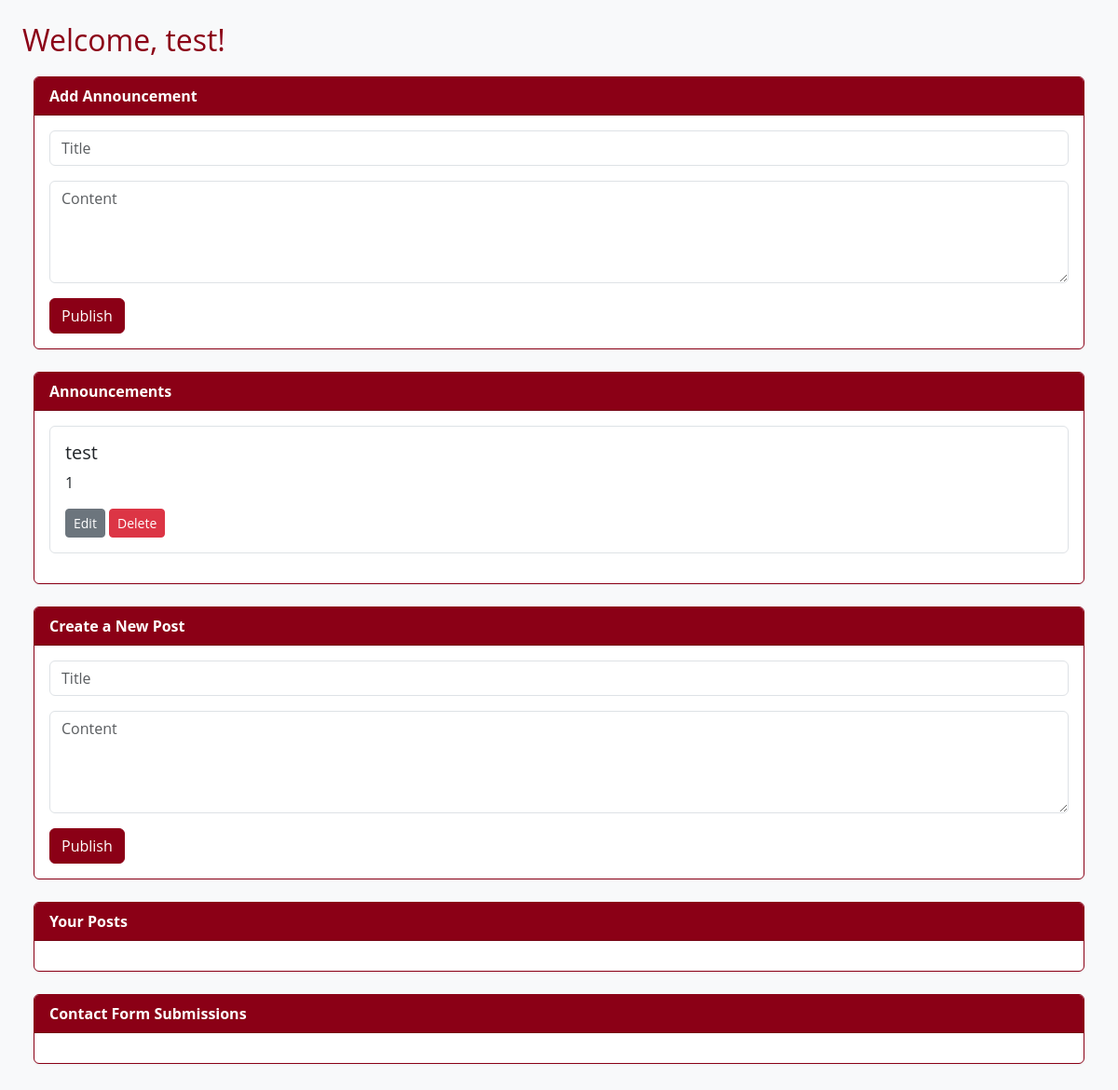
Screenshot of /editor (signed in) with the database file from the repository.
### app.py (models this page shows)
class User(UserMixin, db.Model):
    id = db.Column(db.Integer, primary_key=True)
    username = db.Column(db.String(100), unique=True, nullable=False)
    password = db.Column(db.String(200), nullable=False)
    role = db.Column(db.String(50), nullable=False, default='viewer')

class News(db.Model):
    id = db.Column(db.Integer, primary_key=True)
    title = db.Column(db.String(150), nullable=False)
    content = db.Column(db.Text, nullable=False)
    language = db.Column(db.String(5), default='en')
    title_en = db.Column(db.String(150))
    title_pt = db.Column(db.String(150))
    content_en = db.Column(db.Text)
    content_pt = db.Column(db.Text)

### app.py (the view, shortened to what this page needs)
@app.route('/editor', methods=['GET', 'POST'])
@login_required
def editor():
    if current_user.role != 'editor':
        return "Access denied", 403
    posts = Post.query.filter_by(author_id=current_user.id).order_by(Post.id.desc()).all()
    news_items = News.query.all()
    return render_template('editor.html', posts=posts, news=news_items)

### app.py (called while the page is built)
@login_manager.user_loader
def load_user(user_id):
    return User.query.get(int(user_id))

### templates/editor.html (shortened to what this page needs)
<!DOCTYPE html>
<html lang="en">
<head>
  <link rel="stylesheet" href="https://cdn.jsdelivr.net/npm/bootstrap@5.3.2/dist/css/bootstrap.min.css">
</head>
<body class="p-4">
  <h2>Welcome, {{ current_user.username }}!</h2>
  <div class="container-fluid">
    <div class="row">
      <div class="col-md-12">
        <div class="card mb-4">
          <div class="card-header">Add Announcement</div>
          <div class="card-body">
            <form method="POST" action="/add_news">
              <div class="mb-3">
                <input type="text" name="title" class="form-control" placeholder="Title" required>
              </div>
              <div class="mb-3">
                <textarea name="content" class="form-control" rows="4" placeholder="Content" required></textarea>
              </div>
              <button type="submit" class="btn btn-primary">Publish</button>
            </form>
          </div>
        </div>
        <div class="card mb-4">
          <div class="card-header">Announcements</div>
          <div class="card-body">
            {% for item in news %}
              <div class="border p-3 rounded mb-3">
                <h5>{{ item.title }}</h5>
                <p>{{ item.content }}</p>
                <form action="/edit_news/{{ item.id }}" method="GET" class="d-inline">
                  <button type="submit" class="btn btn-sm btn-secondary">Edit</button>
                </form>
                <form action="/delete_news/{{ item.id }}" method="POST" class="d-inline"
                      onsubmit="return confirm('Delete this news item?')">
                  <button type="submit" class="btn btn-sm btn-danger">Delete</button>
                </form>
              </div>
            {% endfor %}
          </div>
        </div>
        <div class="card mb-4">
          <div class="card-header">Create a New Post</div>
          <div class="card-body">
            <form method="POST" action="/admin">
              <div class="mb-3">
                <input type="text" name="title" class="form-control" placeholder="Title" required>
              </div>
              <div class="mb-3">
                <textarea name="content" class="form-control" rows="4" placeholder="Content" required></textarea>
              </div>
              <button type="submit" class="btn btn-primary">Publish</button>
            </form>
          </div>
        </div>
        <div class="card mb-4">
          <div class="card-header">Your Posts</div>
          <div class="card-body">
          </div>
        </div>
        <div class="card mb-4">
          <div class="card-header">Contact Form Submissions</div>
          <div class="card-body" id="submissionContainer">
          </div>
        </div>
      </div>
    </div>
  </div>
</body>
</html>

### templates/editor.html (style rules this page uses)
body { font-family: "Merriweather", "Open Sans", sans-serif; background-color: #f8f9fa; padding: 40px; }
h2, h3 { color: #8B0016; margin-bottom: 20px; }
.card { border: 1px solid #8B0016; border-radius: 6px; box-shadow: 0 1px 2px rgba(0,0,0,0.05); margin-bottom: 30px; }
.card-header { background-color: #8B0016; color: #fff; font-weight: bold; }
.btn-primary { background-color: #8B0016; border-color: #8B0016; }

### rows the page displays
User: username "test"
News: title "test", content "1"
